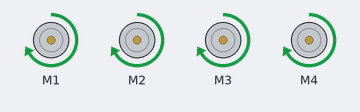
A sketch run on a simulated Arduino Uno, built with avr-gcc and run on an emulated ATmega328P. On the bench: 4 × DC motor (green arrow = forward, orange = backward, longer = faster).

Above: at 0.5 s.
At 1.5 s:
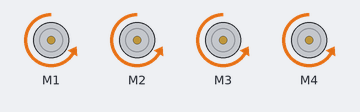
At 2.5 s:
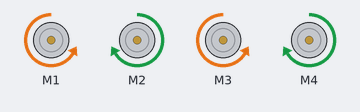
At 4.5 s:
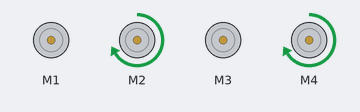
At 6.5 s:
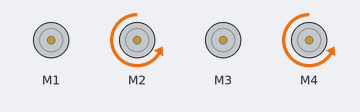
At 8.7 s:
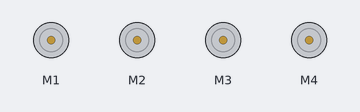
Timing chart, 0 to 12.4 s (numbered marks = the images above):
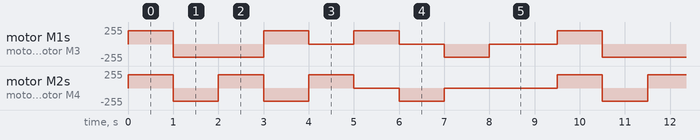

Measured:
- by itself, motor M1, motor M3: repeats every 9.5 s: backward 200/255 2.0 s, 2 × (forward 200/255 1.0 s, stopped 1.0 s), backward 200/255 1.0 s, stopped 1.5 s, forward 200/255 1.0 s
- by itself, motor M2, motor M4: repeats every 9.5 s: 2 × (backward 200/255 1.0 s, forward 200/255 1.0 s), stopped 1.0 s, backward 200/255 1.0 s, stopped 2.5 s, forward 200/255 1.0 s

The sketch:

Mecanum_wheel.ino
```cpp
#include <AFMotor.h>

// ---- 연결 맵 ----
// M1: Front-Right (FR)
// M2: Front-Left  (FL)
// M3: Rear-Left   (RL)
// M4: Rear-Right  (RR)
AF_DCMotor M1(1), M2(2), M3(3), M4(4);

// 주행 기본 속도(0~255)
int BASE_SPEED = 200;

// 배선 극성 보정(필요시 -1로 바꾸세요)
int INV1 = 1;  // M1(앞오른쪽)
int INV2 = 1;  // M2(앞왼쪽)
int INV3 = 1;  // M3(뒤왼쪽)
int INV4 = 1;  // M4(뒤오른쪽)

// 내부 유틸: 모터에 -255~255 값으로 명령
void driveMotor(AF_DCMotor &m, int pwm, int inv = 1) {
  int v = pwm * inv;
  int spd = abs(v);
  if (spd > 255) spd = 255;

  if (v > 0) {
    m.setSpeed(spd);
    m.run(FORWARD);
  } else if (v < 0) {
    m.setSpeed(spd);
    m.run(BACKWARD);
  } else {
    m.run(RELEASE);
  }
}

// 네 바퀴 동시 명령 (FR, FL, RL, RR)
void drive4(int fr, int fl, int rl, int rr) {
  driveMotor(M1, fr, INV1);
  driveMotor(M2, fl, INV2);
  driveMotor(M3, rl, INV3);
  driveMotor(M4, rr, INV4);
}

// ---- 동작 프리셋 ----
// 표준 X형 메카넘(앞에서 봤을 때 롤러가 바깥쪽을 향함) 기준

void moveStop() {
  drive4(0, 0, 0, 0);
}

void moveForward(int spd = BASE_SPEED) {
  // 전진: 네 바퀴 모두 + (배선에 따라 INV로 보정)
  drive4(+spd, +spd, +spd, +spd);
}

void moveBackward(int spd = BASE_SPEED) {
  drive4(-spd, -spd, -spd, -spd);
}

void strafeRight(int spd = BASE_SPEED) {
  // 우측 평행이동: FL+, FR-, RL-, RR+
  drive4(-spd, +spd, -spd, +spd);
}

void strafeLeft(int spd = BASE_SPEED) {
  // 좌측 평행이동: FL-, FR+, RL+, RR-
  drive4(+spd, -spd, +spd, -spd);
}

// 대각선 이동(두 바퀴만 구동: 마찰 줄고 간결하게 이동)
void diagFrontRight(int spd = BASE_SPEED) {
  // FL+, RR+ 만 구동
  drive4(0, +spd, 0, +spd);
}

void diagFrontLeft(int spd = BASE_SPEED) {
  // FR+, RL+ 만 구동
  drive4(+spd, 0, +spd, 0);
}

void diagBackRight(int spd = BASE_SPEED) {
  // FL-, RR- 만 구동
  drive4(0, -spd, 0, -spd);
}

void diagBackLeft(int spd = BASE_SPEED) {
  // FR-, RL- 만 구동
  drive4(-spd, 0, -spd, 0);
}

void setup() {
  // 초기 속도 지정(원하면 바꾸세요)
  M1.setSpeed(BASE_SPEED);
  M2.setSpeed(BASE_SPEED);
  M3.setSpeed(BASE_SPEED);
  M4.setSpeed(BASE_SPEED);

  // 시작은 정지
  moveStop();
}

void loop() {
  // 데모 시퀀스: 각 동작 1초씩
  moveForward();     delay(1000);
  moveBackward();    delay(1000);
  strafeRight();     delay(1000);
  strafeLeft();      delay(1000);

  diagFrontRight();  delay(1000);
  diagFrontLeft();   delay(1000);
  diagBackRight();   delay(1000);
  diagBackLeft();    delay(1000);

  moveStop();        delay(1500);
}
```
